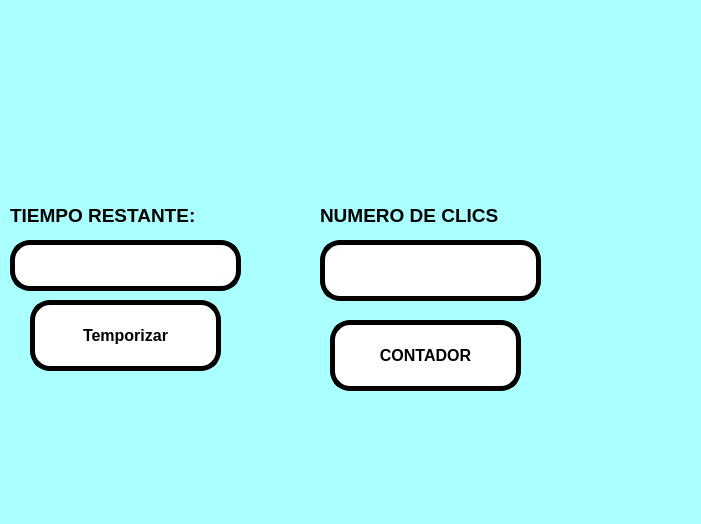
<?xml version="1.0" encoding="UTF-8"?>
<ui version="4.0">
 <class>MainWindow</class>
 <widget class="QMainWindow" name="MainWindow">
  <property name="geometry">
   <rect>
    <x>0</x>
    <y>0</y>
    <width>701</width>
    <height>524</height>
   </rect>
  </property>
  <property name="windowTitle">
   <string>MainWindow</string>
  </property>
  <property name="styleSheet">
   <string notr="true">background-color: rgb(170, 255, 255);</string>
  </property>
  <widget class="QWidget" name="centralwidget">
   <widget class="QLabel" name="imagen">
    <property name="geometry">
     <rect>
      <x>10</x>
      <y>20</y>
      <width>191</width>
      <height>161</height>
     </rect>
    </property>
    <property name="styleSheet">
     <string notr="true"/>
    </property>
    <property name="text">
     <string/>
    </property>
    <property name="pixmap">
     <pixmap resource="../Archivos/Recursos.qrc">:/ejercicios/FIT_logo_vertical.png</pixmap>
    </property>
    <property name="scaledContents">
     <bool>true</bool>
    </property>
   </widget>
   <widget class="QLabel" name="label">
    <property name="geometry">
     <rect>
      <x>10</x>
      <y>200</y>
      <width>251</width>
      <height>31</height>
     </rect>
    </property>
    <property name="font">
     <font>
      <pointsize>14</pointsize>
      <weight>75</weight>
      <bold>true</bold>
     </font>
    </property>
    <property name="text">
     <string>TIEMPO RESTANTE:</string>
    </property>
   </widget>
   <widget class="QLineEdit" name="txt_temporizador">
    <property name="geometry">
     <rect>
      <x>10</x>
      <y>240</y>
      <width>231</width>
      <height>51</height>
     </rect>
    </property>
    <property name="font">
     <font>
      <weight>75</weight>
      <bold>true</bold>
     </font>
    </property>
    <property name="styleSheet">
     <string notr="true">background-color: rgb(255, 255, 255);
border-radius:20px;
border:  5px solid black;
</string>
    </property>
    <property name="text">
     <string/>
    </property>
    <property name="alignment">
     <set>Qt::AlignCenter</set>
    </property>
   </widget>
   <widget class="QLabel" name="imagen_2">
    <property name="geometry">
     <rect>
      <x>340</x>
      <y>30</y>
      <width>221</width>
      <height>111</height>
     </rect>
    </property>
    <property name="styleSheet">
     <string notr="true"/>
    </property>
    <property name="text">
     <string/>
    </property>
    <property name="pixmap">
     <pixmap resource="../Archivos/Recursos.qrc">:/ejercicios/log_uat_nuevo.png</pixmap>
    </property>
    <property name="scaledContents">
     <bool>true</bool>
    </property>
   </widget>
   <widget class="QPushButton" name="btn_temporizar">
    <property name="geometry">
     <rect>
      <x>30</x>
      <y>300</y>
      <width>191</width>
      <height>71</height>
     </rect>
    </property>
    <property name="font">
     <font>
      <pointsize>12</pointsize>
      <weight>75</weight>
      <bold>true</bold>
     </font>
    </property>
    <property name="styleSheet">
     <string notr="true">background-color: rgb(255, 255, 255);
border-radius:20px;
border:  5px solid black;
</string>
    </property>
    <property name="text">
     <string>Temporizar</string>
    </property>
   </widget>
   <widget class="QLabel" name="label_2">
    <property name="geometry">
     <rect>
      <x>550</x>
      <y>280</y>
      <width>141</width>
      <height>131</height>
     </rect>
    </property>
    <property name="text">
     <string/>
    </property>
    <property name="pixmap">
     <pixmap resource="../Archivos/Recursos.qrc">:/ejercicios/wero.jpg</pixmap>
    </property>
    <property name="scaledContents">
     <bool>true</bool>
    </property>
   </widget>
   <widget class="QPushButton" name="btn_contar">
    <property name="geometry">
     <rect>
      <x>330</x>
      <y>320</y>
      <width>191</width>
      <height>71</height>
     </rect>
    </property>
    <property name="font">
     <font>
      <pointsize>12</pointsize>
      <weight>75</weight>
      <bold>true</bold>
     </font>
    </property>
    <property name="styleSheet">
     <string notr="true">background-color: rgb(255, 255, 255);
border-radius:20px;
border:  5px solid black;
</string>
    </property>
    <property name="text">
     <string>CONTADOR</string>
    </property>
   </widget>
   <widget class="QLabel" name="lbl_contador">
    <property name="geometry">
     <rect>
      <x>320</x>
      <y>240</y>
      <width>221</width>
      <height>61</height>
     </rect>
    </property>
    <property name="font">
     <font>
      <pointsize>14</pointsize>
      <weight>75</weight>
      <bold>true</bold>
     </font>
    </property>
    <property name="styleSheet">
     <string notr="true">background-color: rgb(255, 255, 255);
border-radius:20px;
border:  5px solid black;</string>
    </property>
    <property name="text">
     <string/>
    </property>
   </widget>
   <widget class="QLabel" name="label_4">
    <property name="geometry">
     <rect>
      <x>320</x>
      <y>200</y>
      <width>251</width>
      <height>31</height>
     </rect>
    </property>
    <property name="font">
     <font>
      <pointsize>14</pointsize>
      <weight>75</weight>
      <bold>true</bold>
     </font>
    </property>
    <property name="text">
     <string>NUMERO DE CLICS</string>
    </property>
   </widget>
  </widget>
  <widget class="QMenuBar" name="menubar">
   <property name="geometry">
    <rect>
     <x>0</x>
     <y>0</y>
     <width>701</width>
     <height>26</height>
    </rect>
   </property>
  </widget>
  <widget class="QStatusBar" name="statusbar"/>
 </widget>
 <resources>
  <include location="../Archivos/Recursos.qrc"/>
 </resources>
 <connections/>
</ui>
